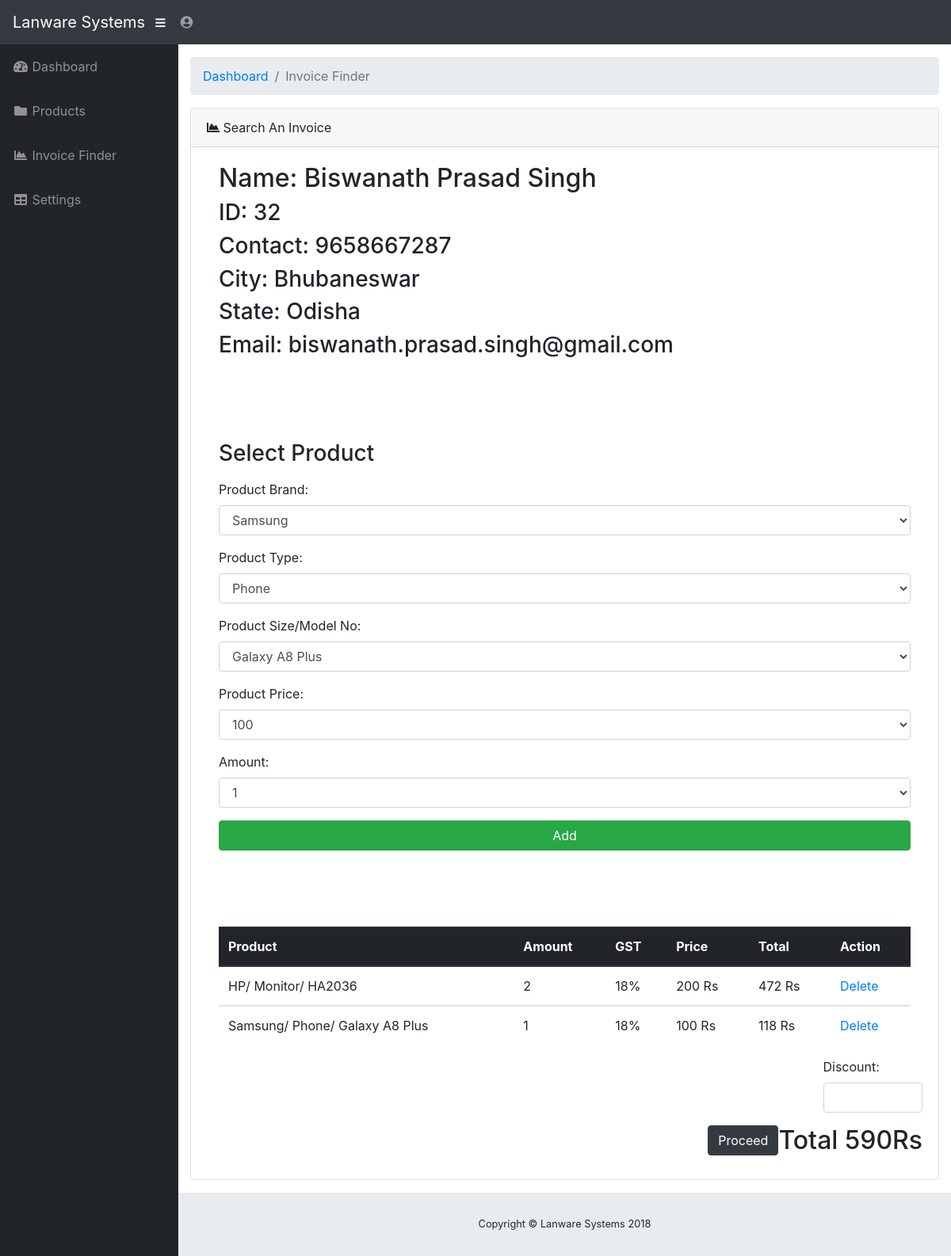
The app's page /admin/profile.php?id=32 with its own data.
### tables this page shows
CREATE TABLE `coustomer` (
  `id` int(20) NOT NULL,
  `name` varchar(200) NOT NULL,
  `city` varchar(200) NOT NULL,
  `state` varchar(20) NOT NULL,
  `contact` varchar(20) NOT NULL,
  `address` varchar(200) NOT NULL,
  `email` varchar(200) NOT NULL
);

CREATE TABLE `coustomer_product` (
  `id` int(200) NOT NULL,
  `cus_id` varchar(200) NOT NULL,
  `cproduct_brand` varchar(200) NOT NULL,
  `cproduct_details` varchar(200) NOT NULL,
  `cproduct_sizemodel` varchar(200) NOT NULL,
  `c_pvalue` varchar(200) NOT NULL,
  `cproduct_price` varchar(200) NOT NULL,
  `ctotproduct_price` varchar(200) NOT NULL,
  `c_gst` varchar(200) NOT NULL
);

### admin/profile.php (the view, shortened to what this page needs)
<?php include('header.php'); ?>
<div id="content-wrapper">
    <div class="container-fluid">
      	<ol class="breadcrumb">
        	<li class="breadcrumb-item">
        		<a href="index.php">Dashboard</a>
        	</li>
        	<li class="breadcrumb-item active">Invoice Finder</li>
      	</ol>
      	<div class="card mb-3">
            <div class="card-header">
            	<i class="fas fa-chart-area"></i>
            	Search An Invoice
            </div>
            <div class="card-body">
              	<div class="container">
	<?php
		include('db.php');
		if(isset($_GET['id'])){
			$id = $_GET['id'];
			$dbc="SELECT * FROM `coustomer` WHERE id='$id'";
			$run=mysqli_query($connection, $dbc);
			$rows = mysqli_fetch_assoc($run);
		}
	?>
	<h2>Name:  <?php echo $rows['name']; ?></h2>
	<h3>ID:  <?php echo $rows['id']; ?></h3>
	<h3>Contact:  <?php echo $rows['contact']; ?></h3>
	<h3>City:  <?php echo $rows['city']; ?></h3>
	<h3>State:  <?php echo $rows['state']; ?></h3>
	<h3>Email:  <?php echo $rows['email']; ?></h3>
</div>
<br><br><br><br>
<div class="container">
	<h3>Select Product</h3>
	<form action="profile.php" method="post">
		 <div class="form-group">
			  <label for="sel1">Product Brand:</label>
			  <select class="form-control" id="sel1" name="cproduct_brand">
					<?php include("db.php"); $view="SELECT * FROM `products`"; $result=mysqli_query($connection, $view); $si=1?><?php while($rows=mysqli_fetch_assoc($result)) { ?>
			   			<option value="<?php echo $rows['product_brand']; ?>"><?php echo $rows['product_brand']; ?></option>
			  		<?php $si++; } ?>
			  </select>
		</div>
		<div class="form-group">
			  <label for="sel1">Product Type:</label>
			  <select class="form-control" id="sel1" name="cproduct_details">
					<?php include("db.php"); $view="SELECT * FROM `products`"; $result=mysqli_query($connection, $view); $si=1?><?php while($rows=mysqli_fetch_assoc($result)) { ?>
			   			<option value="<?php echo $rows['product_details']; ?>"><?php echo $rows['product_details']; ?></option>
			  		<?php $si++; } ?>
			  </select>
		</div>
		<div class="form-group">
			  <label for="sel1">Product Size/Model No:</label>
			  <select class="form-control" id="sel1" name="cproduct_sizemodel">
					<?php include("db.php"); $view="SELECT * FROM `products`"; $result=mysqli_query($connection, $view); $si=1?><?php while($rows=mysqli_fetch_assoc($result)) { ?>
			   			<option value="<?php echo $rows['product_sizemodel']; ?>"><?php echo $rows['product_sizemodel']; ?></option>
			  		<?php $si++; } ?>
			  </select>
		</div>
		<div class="form-group">
			  <label for="sel1">Product Price:</label>
			  <select class="form-control" id="sel1" name="cproduct_price">
					<?php include("db.php"); $view="SELECT * FROM `products`"; $result=mysqli_query($connection, $view); $si=1?><?php while($rows=mysqli_fetch_assoc($result)) { ?>
			   			<option value="<?php echo $rows['product_price']; ?>"><?php echo $rows['product_price']; ?></option>
			  		<?php $si++; } ?>
			  </select>
		</div>
		<div class="form-group">
			  <label for="sel1">Amount:</label>
			  <select class="form-control" id="sel1" name="c_pvalue">
				<option>1</option>
			  </select>
		</div>
		<input type="submit" name="submit" value="Add" class="btn btn-success btn-block">
	</form>
</div>
<br><br><br><br>
<div class="container table-responsive">
<table class="table">
	<?php
		include('db.php');
		if(isset($_GET['id'])){
			$id = $_GET['id'];
			$sel="SELECT * FROM `coustomer_product` WHERE cus_id='$id'";
			$rsel=mysqli_query($connection, $sel);
			$selc="SELECT SUM(c_gst) as total FROM `coustomer_product` WHERE cus_id='$id'";
			$rselc=mysqli_query($connection, $selc);
			$row = mysqli_fetch_array($rselc);
			$coust_id = $row['cus_id'];
			$xsum = $row['total'];
			$sum = ceil($xsum);
		}
	?>
    <thead class="thead-dark">
      <tr>
        <th>Product</th>
        <th>Amount</th>
        <th>GST</th>
		<th>Price</th>
		<th>Total</th>
		<th>Action</th>
      </tr>
    </thead>
	<?php
		while($rows= mysqli_fetch_assoc($rsel))
		{
	?>
    <tbody>
      <tr>
        <td><?php echo $rows['cproduct_brand']; ?>/ <?php echo $rows['cproduct_details']; ?>/ <?php echo $rows['cproduct_sizemodel']; ?></td>
        <td><?php echo $rows['c_pvalue']; ?></td>
		<td>18%</td>
		<td><?php echo $rows['cproduct_price']; ?> Rs</td>
		<td><?php echo $rows['c_gst']; ?>  Rs</td>
		<td><a href="profile.php?id=<?php echo $rows['id']; ?>">Delete</a></td>
      </tr>
    </tbody>
	<?php
		}
	?>
  </table>
</div>
	<div class="row">
		<div class="col-md-2 offset-md-10">
			<form action="" method="post">
				<div class="form-group">
					<label for="usr">Discount:</label>
					<input type="text" class="form-control"  name="discount">
				</div>
			</form>
		</div>
	</div>
	<h2 style="float: right">Total <?php echo $sum; ?>Rs</h2>
	<a href="../index.php?id=<?php echo $coust_id; ?>" class="btn btn-dark" style="float: right;">Proceed</a>
			<br><br>
            </div>
        </div>
    </div>
</div>
<?php include('footer.php'); ?>

### admin/header.php (shortened to what this page needs)
<!DOCTYPE html>
<html lang="en">
  <head>
    <link href="vendor/bootstrap/css/bootstrap.min.css" rel="stylesheet">
    <link href="vendor/fontawesome-free/css/all.min.css" rel="stylesheet" type="text/css">
    <link href="vendor/datatables/dataTables.bootstrap4.css" rel="stylesheet">
    <link href="css/sb-admin.css" rel="stylesheet">
  </head>
  <body id="page-top">
    <nav class="navbar navbar-expand navbar-dark bg-dark static-top">
      <a class="navbar-brand mr-1" href="index.php">Lanware Systems</a>
      <button class="btn btn-link btn-sm text-white order-1 order-sm-0" id="sidebarToggle" href="#">
        <i class="fas fa-bars"></i>
      </button>
      <ul class="navbar-nav ml-auto ml-md-0">
        <li class="nav-item dropdown no-arrow">
          <a class="nav-link dropdown-toggle" href="#" id="userDropdown" role="button" data-toggle="dropdown" aria-haspopup="true" aria-expanded="false">
            <i class="fas fa-user-circle fa-fw"></i>
          </a>
        </li>
      </ul>
    </nav>
    <div id="wrapper">
      <ul class="sidebar navbar-nav">
        <li class="nav-item">
          <a class="nav-link" href="index.php">
            <i class="fas fa-fw fa-tachometer-alt"></i>
            <span>Dashboard</span>
          </a>
        </li>
        <li class="nav-item">
          <a class="nav-link" href="products.php">
            <i class="fas fa-fw fa-folder"></i>
            <span>Products</span>
          </a>
        </li>
        <li class="nav-item">
          <a class="nav-link" href="invoices.php">
            <i class="fas fa-fw fa-chart-area"></i>
            <span>Invoice Finder</span></a>
        </li>
        <li class="nav-item">
          <a class="nav-link" href="settings.php">
            <i class="fas fa-fw fa-table"></i>
            <span>Settings</span></a>
        </li>
      </ul>

### admin/footer.php (shortened to what this page needs)
        <footer class="sticky-footer">
          <div class="container my-auto">
            <div class="copyright text-center my-auto">
              <span>Copyright © Lanware Systems 2018</span>
            </div>
          </div>
        </footer>
      </div>
  </body>
</html>

### admin/css/sb-admin.css (style rules this page uses)
html { position: relative; min-height: 100%; }
body { height: 100%; }
#wrapper { display: -webkit-box; display: -ms-flexbox; display: flex; }
#wrapper #content-wrapper { overflow-x: hidden; width: 100%; padding-top: 1rem; padding-bottom: 80px; }
.navbar-nav .nav-item.dropdown .dropdown-toggle::after { width: 1rem; text-align: center; float: right; vertical-align: 0; border: 0; font-weight: 900; content: '\f105'; font-family: 'Font Awesome 5 Free'; }
.navbar-nav .nav-item.dropdown.no-arrow .dropdown-toggle::after { display: none; }
.sidebar { width: 90px !important; background-color: #212529; min-height: calc(100vh - 56px); }
.sidebar .nav-item:last-child { margin-bottom: 1rem; }
.sidebar .nav-item .nav-link { text-align: center; padding: 0.75rem 1rem; width: 90px; }
.sidebar .nav-item .nav-link span { font-size: 0.65rem; display: block; }
.sidebar .nav-item .nav-link { color: rgba(255, 255, 255, 0.5); }
@media (min-width: 768px) { .sidebar { width: 225px !important; } }
@media (min-width: 768px) { .sidebar .nav-item .nav-link { display: block; width: 100%; text-align: left; padding: 1rem; width: 225px; } }
@media (min-width: 768px) { .sidebar .nav-item .nav-link span { font-size: 1rem; display: inline; } }
:root { --input-padding-x: 0.75rem; --input-padding-y: 0.75rem; }
footer.sticky-footer { display: -webkit-box; display: -ms-flexbox; display: flex; position: absolute; right: 0; bottom: 0; width: calc(100% - 90px); height: 80px; background-color: #e9ecef; }
footer.sticky-footer .copyright { line-height: 1; font-size: 0.8rem; }
@media (min-width: 768px) { footer.sticky-footer { width: calc(100% - 225px); } }

### records on screen
coustomer: name "Biswanath Prasad Singh", id "32", contact "9658667287", city "Bhubaneswar", state "Odisha", email "biswanath.prasad.singh@gmail.com"
coustomer_product: cproduct_brand "HP", cproduct_details "Monitor", cproduct_sizemodel "HA2036", c_pvalue "2", cproduct_price "200", c_gst "472"
coustomer_product: cproduct_brand "Samsung", cproduct_details "Phone", cproduct_sizemodel "Galaxy A8 Plus", c_pvalue "1", cproduct_price "100", c_gst "118"

### other values on screen
$sum "590"
form field cproduct_brand "Samsung"
form field cproduct_details "Phone"
form field cproduct_sizemodel "Galaxy A8 Plus"
form field cproduct_price "100"
